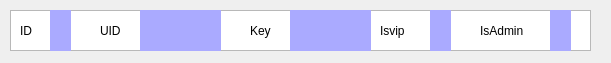
<?xml version="1.0" encoding="UTF-8"?>
<ui version="4.0">
 <class>Form</class>
 <widget class="QWidget" name="Form">
  <property name="geometry">
   <rect>
    <x>0</x>
    <y>0</y>
    <width>611</width>
    <height>63</height>
   </rect>
  </property>
  <property name="windowTitle">
   <string>Form</string>
  </property>
  <widget class="QListWidget" name="listWidget">
   <property name="geometry">
    <rect>
     <x>10</x>
     <y>10</y>
     <width>581</width>
     <height>41</height>
    </rect>
   </property>
  </widget>
  <widget class="QLabel" name="label">
   <property name="geometry">
    <rect>
     <x>20</x>
     <y>20</y>
     <width>21</width>
     <height>21</height>
    </rect>
   </property>
   <property name="text">
    <string>ID</string>
   </property>
  </widget>
  <widget class="QLabel" name="label_3">
   <property name="geometry">
    <rect>
     <x>100</x>
     <y>20</y>
     <width>31</width>
     <height>21</height>
    </rect>
   </property>
   <property name="text">
    <string>UID</string>
   </property>
  </widget>
  <widget class="QLabel" name="label_5">
   <property name="geometry">
    <rect>
     <x>250</x>
     <y>20</y>
     <width>31</width>
     <height>21</height>
    </rect>
   </property>
   <property name="text">
    <string>Key</string>
   </property>
  </widget>
  <widget class="QLabel" name="label_10">
   <property name="geometry">
    <rect>
     <x>380</x>
     <y>20</y>
     <width>41</width>
     <height>21</height>
    </rect>
   </property>
   <property name="text">
    <string>Isvip</string>
   </property>
  </widget>
  <widget class="QLabel" name="label_9">
   <property name="geometry">
    <rect>
     <x>480</x>
     <y>20</y>
     <width>61</width>
     <height>21</height>
    </rect>
   </property>
   <property name="text">
    <string>IsAdmin</string>
   </property>
  </widget>
  <widget class="QLabel" name="label_uid">
   <property name="geometry">
    <rect>
     <x>140</x>
     <y>10</y>
     <width>81</width>
     <height>41</height>
    </rect>
   </property>
   <property name="styleSheet">
    <string notr="true">background-color: rgb(170, 170, 255);</string>
   </property>
   <property name="text">
    <string/>
   </property>
  </widget>
  <widget class="QLabel" name="label_id">
   <property name="geometry">
    <rect>
     <x>50</x>
     <y>10</y>
     <width>21</width>
     <height>41</height>
    </rect>
   </property>
   <property name="styleSheet">
    <string notr="true">background-color: rgb(170, 170, 255);</string>
   </property>
   <property name="text">
    <string/>
   </property>
  </widget>
  <widget class="QLabel" name="label_key">
   <property name="geometry">
    <rect>
     <x>290</x>
     <y>10</y>
     <width>81</width>
     <height>41</height>
    </rect>
   </property>
   <property name="styleSheet">
    <string notr="true">background-color: rgb(170, 170, 255);</string>
   </property>
   <property name="text">
    <string/>
   </property>
  </widget>
  <widget class="QLabel" name="label_isvip">
   <property name="geometry">
    <rect>
     <x>430</x>
     <y>10</y>
     <width>21</width>
     <height>41</height>
    </rect>
   </property>
   <property name="styleSheet">
    <string notr="true">background-color: rgb(170, 170, 255);</string>
   </property>
   <property name="text">
    <string/>
   </property>
  </widget>
  <widget class="QLabel" name="label_isadmin">
   <property name="geometry">
    <rect>
     <x>550</x>
     <y>10</y>
     <width>21</width>
     <height>41</height>
    </rect>
   </property>
   <property name="styleSheet">
    <string notr="true">background-color: rgb(170, 170, 255);</string>
   </property>
   <property name="text">
    <string/>
   </property>
  </widget>
 </widget>
 <resources/>
 <connections/>
</ui>
